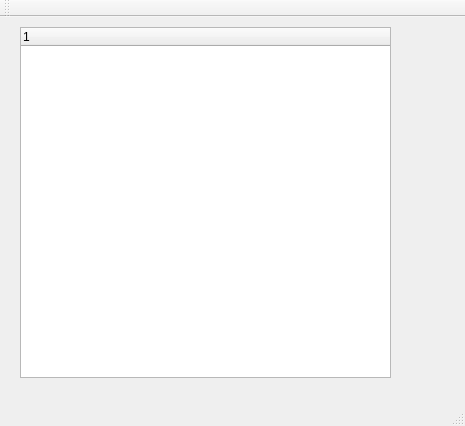
<?xml version="1.0" encoding="UTF-8"?>
<ui version="4.0">
 <class>MainWindow</class>
 <widget class="QMainWindow" name="MainWindow">
  <property name="geometry">
   <rect>
    <x>0</x>
    <y>0</y>
    <width>465</width>
    <height>426</height>
   </rect>
  </property>
  <property name="windowTitle">
   <string>MainWindow</string>
  </property>
  <widget class="QWidget" name="centralWidget">
   <widget class="QTreeWidget" name="treeWidget">
    <property name="geometry">
     <rect>
      <x>20</x>
      <y>10</y>
      <width>371</width>
      <height>351</height>
     </rect>
    </property>
    <column>
     <property name="text">
      <string notr="true">1</string>
     </property>
    </column>
   </widget>
  </widget>
  <widget class="QMenuBar" name="menuBar">
   <property name="geometry">
    <rect>
     <x>0</x>
     <y>0</y>
     <width>465</width>
     <height>23</height>
    </rect>
   </property>
  </widget>
  <widget class="QToolBar" name="mainToolBar">
   <attribute name="toolBarArea">
    <enum>TopToolBarArea</enum>
   </attribute>
   <attribute name="toolBarBreak">
    <bool>false</bool>
   </attribute>
  </widget>
  <widget class="QStatusBar" name="statusBar"/>
 </widget>
 <layoutdefault spacing="6" margin="11"/>
 <resources/>
 <connections/>
</ui>
